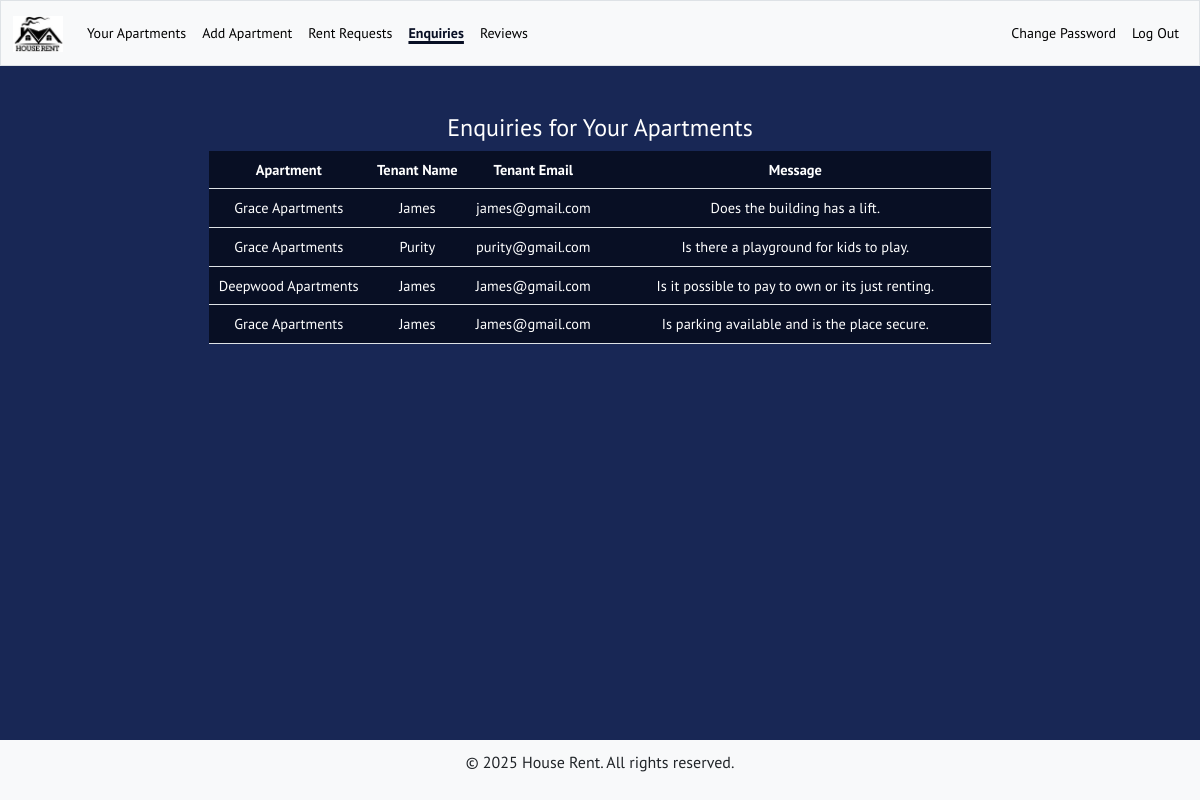
The page /view_enquiries (signed in) on the database its author committed.
### tables this page shows
CREATE TABLE enquiries (
            id INTEGER PRIMARY KEY AUTOINCREMENT,
            tenant_name INTEGER NOT NULL,
            tenant_email TEXT NOT NULL,
            message TEXT NOT NULL,
            apartment_id INTEGER NOT NULL,
            owner_id INTEGER NOT NULL,
            FOREIGN KEY (apartment_id) REFERENCES apartments (id),
            FOREIGN KEY (owner_id) REFERENCES property_owners (id)
        );

CREATE TABLE apartments (
            id INTEGER PRIMARY KEY AUTOINCREMENT,
            owner_id INTEGER NOT NULL,
            title TEXT NOT NULL,
            description TEXT NOT NULL,
            rent REAL NOT NULL,
            location TEXT NOT NULL,
            FOREIGN KEY (owner_id) REFERENCES property_owners(id)
        );

### app.py (the view)
@app.route("/view_enquiries", methods=["GET"])
@login_required
def view_enquiries():
    owner_id = session.get("user_id")
    try:
        with sqlite3.connect("rentals.db") as conn:
            conn.row_factory = sqlite3.Row
            cursor = conn.cursor()
            cursor.execute("""
                SELECT
                    enquiries.tenant_name,
                    enquiries.tenant_email,
                    enquiries.message,
                    apartments.title AS apartment_title
                FROM enquiries
                JOIN apartments ON enquiries.apartment_id = apartments.id
                WHERE enquiries.owner_id = ?
            """, (owner_id,))
            enquiries = cursor.fetchall()
        return render_template("enquiries.html", enquiries=enquiries, title='Enquiries')
    except Exception as e:
        flash(f"An error occurred: {e}", "danger")
        return redirect("/owner_dashboard")

### helpers.py (called while the page is built)
def login_required(f):
    @wraps(f)
    def decorated_function(*args, **kwargs):
        if session.get("user_id") is None:
            return redirect("/login")
        return f(*args, **kwargs)
    return decorated_function

### templates/enquiries.html
{% extends "layout.html" %}
{% block main %}
<h4 style="color: white;">Enquiries for Your Apartments</h4>
<table class="table">
    <thead>
        <tr>
            <th>Apartment</th>
            <th>Tenant Name</th>
            <th>Tenant Email</th>
            <th class="message-column">Message</th>
        </tr>
    </thead>
    <tbody>
        {% for enquiry in enquiries %}
        <tr>
            <td>{{ enquiry.apartment_title }}</td>
            <td>{{ enquiry.tenant_name }}</td>
            <td>{{ enquiry.tenant_email }}</td>
            <td class="message-column">{{ enquiry.message }}</td>
        </tr>
        {% endfor %}
    </tbody>
</table>
{% endblock %}

### static/styles.css (style rules this page uses)
html, body { font-family: 'PT Sans', sans-serif; font-size: 16px; line-height: 1.5; height: 100%; margin: 0; display: flex; flex-direction: column; background-color: rgb(24, 39, 85); }
.table { width: 70%; margin: 0 auto; font-size: 0.9em; }
.table th, .table td { padding: 0.5rem; background-color: rgb(8, 15, 36); color: white; }
.message-column { width:50%; word-wrap: break-word; }

### rows shown on the page
enquiries: apartment_title "Grace Apartments", tenant_name "James", tenant_email "james@gmail.com", message "Does the building has a lift."
enquiries: apartment_title "Grace Apartments", tenant_name "Purity", tenant_email "purity@gmail.com", message "Is there a playground for kids to play."
enquiries: apartment_title "Deepwood Apartments", tenant_name "James", tenant_email "James@gmail.com", message "Is it possible to pay to own or its just renting."
enquiries: apartment_title "Grace Apartments", tenant_name "James", tenant_email "James@gmail.com", message "Is parking available and is the place secure."
